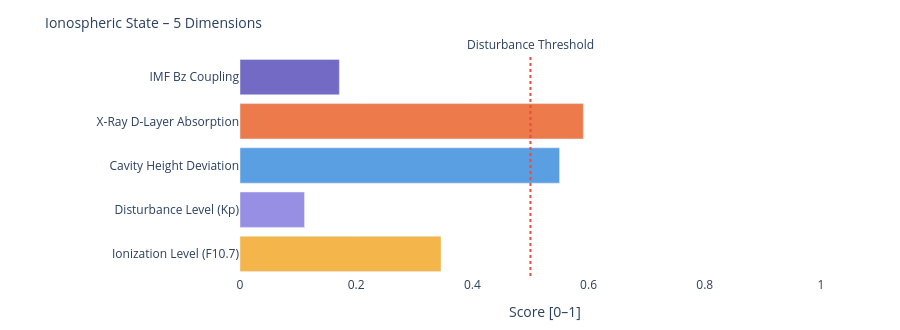

Notebook cell for this chart:
### Markdown cell above
---
### 📐 Systemic Insight: Geometric Cavity vs. Real Schumann Resonance

**Relevant for:** Layer 6 = delta analysis &nbsp;|&nbsp; Layer 7 = feature vector / system interpretation

A cavity height change from 80 km to 70 km shifts the **idealized geometric frequencies** only minimally:

| Modus | Aktuell | Referenz | Δ |
|-------|---------|----------|---|
| SR-1 | 10.4762 Hz | 10.4599 Hz | +16 mHz |
| SR-2 | 18.1452 Hz | 18.1171 Hz | +28 mHz |
| SR-3 | 25.6612 Hz | 25.6215 Hz | +40 mHz |
| SR-4 | 33.1285 Hz | 33.0772 Hz | +51 mHz |

The geometric effect is limited because 10 km is very small compared to Earth's radius (~6371 km).

**Consequence:** Real Schumann deviations are likely driven more strongly by **conductivity, damping, day/night structure, lightning distribution and source geometry** than by pure cavity height.

---

**Layer 6 compares:**
```
geometric Δ from Layer 4  vs.  observed Δ from real Schumann measurement data
```

**Layer 7 Feature:**
```
If real Δ >> geometric Δ  →  non-geometric factors dominant
```

### Code cell
# ============================================================
# IONOSPHERIC STATE – Summary gauge
# Five dimensions: ionization, disturbance, cavity height, X-Ray, Bz coupling
# ============================================================

def norm(v, lo, hi):
    if v is None: return None
    return round(max(0.0, min(1.0, (v - lo) / (hi - lo))), 3)

# Ionization level (F10.7 → F2-Layer)
ioniz = norm(f107_val, 60, 250)

# Disturbance level (Kp → E/F-Layer irregularities)
disturb = norm(kp_val, 0, 9)

# Cavity height deviation from reference (80 km)
h_dev = norm(abs(h_eff - 80), 0, 20)

# X-Ray ionization (D-Layer absorption)
xray_ioniz = None
if xray_now is not None:
    xray_ioniz = norm(math.log10(max(xray_now, 1e-9)) + 9, 0, 5)

# Bz coupling (southward Bz → stronger magnetosphere-ionosphere coupling)
bz_coupling = norm(-(bz_now or 0), -5, 30) if bz_now is not None else None

dims = [
    ('Ionization Level (F10.7)',    ioniz,      '#F2A623'),
    ('Disturbance Level (Kp)',      disturb,    '#7F77DD'),
    ('Cavity Height Deviation',     h_dev,      '#378ADD'),
    ('X-Ray D-Layer Absorption',    xray_ioniz, '#E85D24'),
    ('IMF Bz Coupling',             bz_coupling,'#534AB7'),
]

fig = go.Figure()
for name, val, col in dims:
    if val is not None:
        h = int(val * 20)
        bar = '█' * h + '░' * (20 - h)
        label = f'{name}:  {bar}  {val:.3f}'
    else:
        label = f'{name}:  {"─" * 20}  n/a'
    fig.add_trace(go.Bar(
        x=[val if val is not None else 0],
        y=[name],
        orientation='h',
        marker_color=col, opacity=0.82,
        showlegend=False
    ))

fig.add_vline(x=0.5, line_dash='dot', line_color='#e74c3c',
              annotation_text='Disturbance Threshold', annotation_position='top')
fig.update_layout(
    title=dict(text='Ionospheric State – 5 Dimensions', font=dict(size=14)),
    xaxis=dict(title='Score [0–1]', range=[0, 1.05]),
    height=330, plot_bgcolor='rgba(0,0,0,0)', paper_bgcolor='rgba(0,0,0,0)',
    margin=dict(l=240, r=50, t=55, b=40)
)
fig.show()

print(f'\nIonospheric state:')
for name, val, _ in dims:
    print(f'  {name:<35} {val:.3f}' if val is not None else f'  {name:<35} n/a')

### Figure 1 — Plotly figure (JSON) as saved in the notebook; plotly's stock layout.template omitted (floating-point values rounded to 4 significant figures)
{"data": [{"marker": {"color": "#F2A623"}, "opacity": 0.82, "orientation": "h", "showlegend": false, "type": "bar", "x": [0.346], "y": ["Ionization Level (F10.7)"]}, {"marker": {"color": "#7F77DD"}, "opacity": 0.82, "orientation": "h", "showlegend": false, "type": "bar", "x": [0.111], "y": ["Disturbance Level (Kp)"]}, {"marker": {"color": "#378ADD"}, "opacity": 0.82, "orientation": "h", "showlegend": false, "type": "bar", "x": [0.55], "y": ["Cavity Height Deviation"]}, {"marker": {"color": "#E85D24"}, "opacity": 0.82, "orientation": "h", "showlegend": false, "type": "bar", "x": [0.591], "y": ["X-Ray D-Layer Absorption"]}, {"marker": {"color": "#534AB7"}, "opacity": 0.82, "orientation": "h", "showlegend": false, "type": "bar", "x": [0.171], "y": ["IMF Bz Coupling"]}], "layout": {"annotations": [{"showarrow": false, "text": "Disturbance Threshold", "x": 0.5, "xanchor": "center", "xref": "x", "y": 1, "yanchor": "bottom", "yref": "y domain"}], "height": 330, "margin": {"b": 40, "l": 240, "r": 50, "t": 55}, "paper_bgcolor": "rgba(0,0,0,0)", "plot_bgcolor": "rgba(0,0,0,0)", "shapes": [{"line": {"color": "#e74c3c", "dash": "dot"}, "type": "line", "x0": 0.5, "x1": 0.5, "xref": "x", "y0": 0, "y1": 1, "yref": "y domain"}], "title": {"font": {"size": 14}, "text": "Ionospheric State – 5 Dimensions"}, "xaxis": {"range": [0, 1.05], "title": {"text": "Score [0–1]"}}}}
